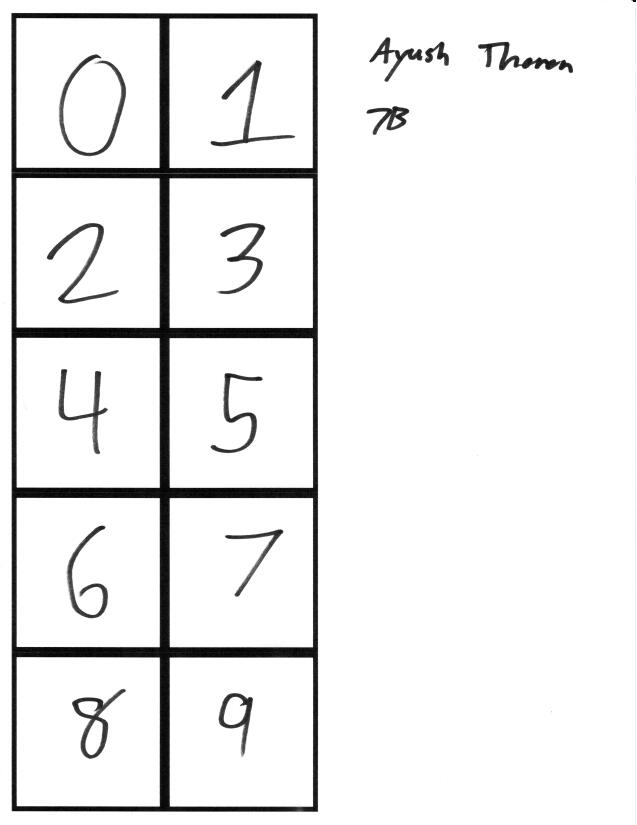
#> input picture Samples/HWSAMP.jpg, 637 x 825 px; its folder holds only this picture in this run
$ python read_digits.py
#> lines starting #> are read from the running program, lines starting #| are printed output that depends on the picture
#Library for processing images
import imageio
#Library for scaling images
from skimage.transform import resize
#Library for processing the numbers
import numpy as np
#Library to show the images
from matplotlib import pyplot as plt
#Library to get all the images in the folder
import os

import random

path = "./Samples"
files = os.listdir(path)

#Import the images
ims=[]

#Add each file to a list of images
for file in files:
    ims.append(imageio.imread("./Samples/"+file))

#Test show the image
#plt.figure(i+1)
#plt.imshow(im, cmap = plt.get_cmap('gray'))
#plt.show()


def invert(im):
    for i in range(0,len(im[0])):
        for j in range(0,len(im[i])):
            im[i][j]=255-(255*im[i][j])
    return im

def crop(im,w,h,sx,sy):
    #Array to hold the cropped image
    cropped=[]
    #Crop the image in the y direction
    im=im[sy:sy+h]
    #Crop the image in the x direction
    for i in im: cropped.append(i[sx:sx+w])
    #Return the cropped image
    return cropped

def resizeNumbers(im):
    im=resize(np.asarray(im, dtype=np.uint8), (28,28))
    return im

#Function to get the numbers from 0-9 in a given image
#im = the image of the numbers 0-9
def getNumbers(im):
    #Variable to hold the images of the numbers 0-9 on the given image
    nums=[]

    #im = the image of the numbers 0-9, w = the width of the section, h = the height of the section, sx = the part where the section starts on the x axis, sy = the part where the section starts on the y axis

    #Get the number 0
    temp=crop(im, 135, 145, 18, 20)
    temp = resizeNumbers(temp)
    nums.append(invert(temp))

    #Get the number 1
    temp=crop(im, 135, 145, 170, 20)
    temp = resizeNumbers(temp)
    nums.append(invert(temp))

    #Get the number 2
    temp=crop(im, 135, 145, 18, 180)
    temp = resizeNumbers(temp)
    nums.append(invert(temp))

    #Get the number 3
    temp=crop(im, 135, 145, 170, 180)
    temp = resizeNumbers(temp)
    nums.append(invert(temp))

    #Get the number 4
    temp=crop(im, 135, 145, 18, 340)
    temp = resizeNumbers(temp)
    nums.append(invert(temp))

    #Get the number 5
    temp=crop(im, 135, 145, 170, 340)
    temp = resizeNumbers(temp)
    nums.append(invert(temp))

    #Get the number 6
    temp=crop(im, 135, 145, 18, 500)
    temp = resizeNumbers(temp)
    nums.append(invert(temp))

    #Get the number 7
    temp=crop(im, 135, 145, 170, 500)
    temp = resizeNumbers(temp)
    nums.append(invert(temp))

    #Get the number 8
    temp=crop(im, 135, 145, 18, 660)
    temp = resizeNumbers(temp)
    nums.append(invert(temp))

    #Get the number 9
    temp=crop(im, 135, 145, 170, 660)
    temp = resizeNumbers(temp)
    nums.append(invert(temp))

    #Return the numbers 0-9 in the given image
    return nums


def prepareImage(im):
    gotten=getNumbers(im)
    nums=[]
    for i in gotten:
        num=resizeNumbers(gotten[i])
        num=invert(num)
        nums.append(num)
    return nums


def showOneInNum(n):
    imNum=0
    for im in ims:
        digits = getNumbers(im)
        for i in range(0, 10):

            willPrint=random.randint(1,n)

            if willPrint==1:
                plt.figure((imNum*10)+(i+1))
                #Prepare the image
                plt.imshow(digits[i], cmap = plt.get_cmap('gray'))
                #Show the image
                plt.show()
        imNum+=1

#showOneInNum(10)

imNum=0
for im in ims:
#    digits = getNumbers(im)
    for i in range(0, 10):
#        plt.figure((imNum*10)+(i+1))
        #Prepare the image
#        plt.imshow(digits[i], cmap = plt.get_cmap('gray'))
        #Show the image
#        plt.show()
        pass
    imNum+=1
#> this loop made 1 pass
#> imNum on pass 1: 1
#> after the loop, imNum = 1


def getAllNums():
    allNums=[]
    for im in ims:
        tmp=getNumbers(im)
        for i in tmp:
            allNums.append(i)
#> this loop made 1 pass
#> pass 1, in crop, `im=im[sy:sy+h]`:
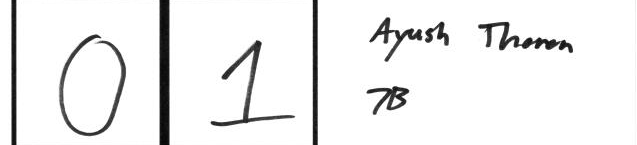
#> im: shape (145, 637); min 0, max 255, mean 238.8
#> pass 1, in resizeNumbers, `im=resize(np.asarray(im, dtype=np.uint8), (28,28))`:
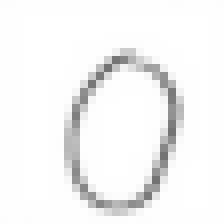
#> im: shape (28, 28) float64 (shown 8 times larger); min 0.45, max 1, mean 0.96
#> pass 1, in resizeNumbers (call 2), `im=resize(np.asarray(im, dtype=np.uint8), (28,28))`:
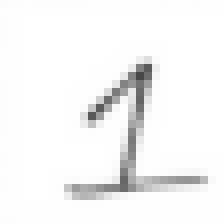
#> im: shape (28, 28) float64 (shown 8 times larger); min 0.282, max 1, mean 0.962
#> pass 1, in crop (call 3), `im=im[sy:sy+h]`:
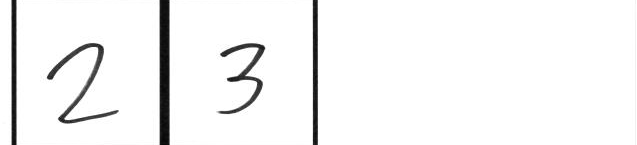
#> im: shape (145, 637); min 6, max 255, mean 244.1
#> after the loop, allNums = 10 items
    return allNums

def prepareForMnistConvnet():
    #List to hold all of the images
    im_x=[]
    im_y=[]
    #List to hold the images' "values"
    im_y_element=[0,1,2,3,4,5,6,7,8,9]

    #List to hold all of the images
    im_x=getAllNums()
#> im_x = 10 items

    for i in range(len(im_x)//10):
        #Add the image's "value" to im_y
        im_y.extend(im_y_element)
#> after the loop, im_y = [0, 1, 2, 3, 4, 5, 6, 7, 8, 9]

    #Returns in following format:
    #[im_x, im_y]
    return im_x, im_y

x_train, y_train = prepareForMnistConvnet()
#> x_train = 10 items; y_train = [0, 1, 2, 3, 4, 5, 6, 7, 8, 9]

x_train=np.asarray(x_train)
y_train=np.asarray(y_train)


# [21 lines of commented-out code are left out]

$ run again, on Samples/HWSAMP0004.jpg
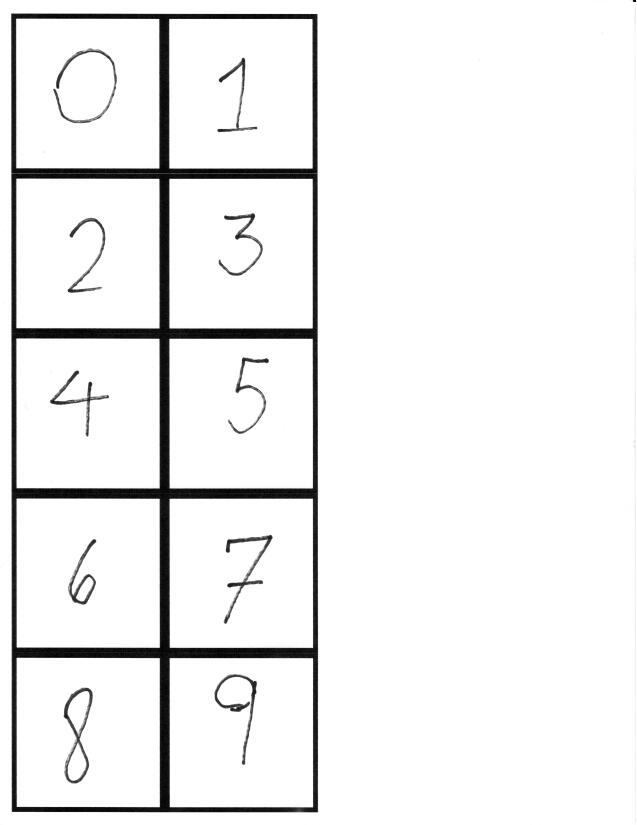
#> input picture Samples/HWSAMP0004.jpg, 637 x 825 px
#> the loop `for im in ims:` made 1 pass
#> imNum on pass 1: 1
#> after the loop `for im in ims:`: imNum = 1
#> the loop in getAllNums, `for im in ims:` made 1 pass
#> pass 1, in resizeNumbers, `im=resize(np.asarray(im, dtype=np.uint8), (28,28))`:
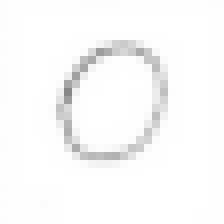
#> im: shape (28, 28) float64 (shown 8 times larger); min 0.53, max 1, mean 0.981
#> pass 1, in crop (call 3), `im=im[sy:sy+h]`:
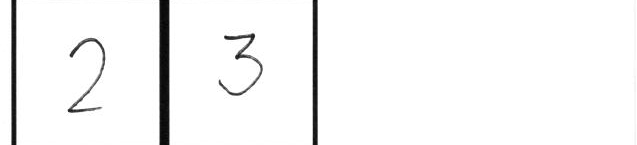
#> im: shape (145, 637); min 4, max 255, mean 246
#> after the loop in getAllNums, `for im in ims:`: allNums = 10 items
#> the loop in prepareForMnistConvnet, `for i in range(len(im_x)//10): #Add the image's "value" to im_y` made 1 pass
#> after the loop in prepareForMnistConvnet, `for i in range(len(im_x)//10):`: im_y = [0, 1, 2, 3, 4, 5, 6, 7, 8, 9]
#> x_train = 10 items; y_train = [0, 1, 2, 3, 4, 5, 6, 7, 8, 9]

$ run again, on Samples/HWSAMP0005.jpg
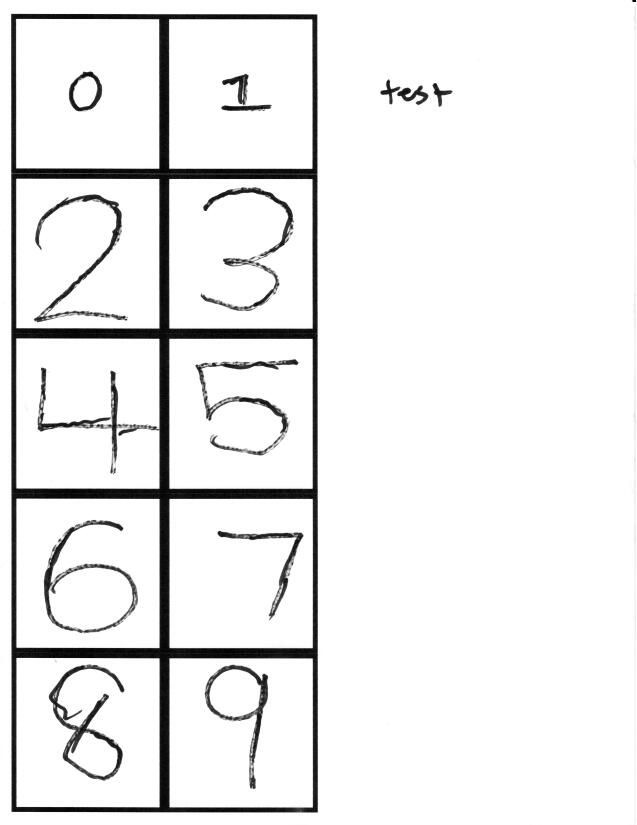
#> input picture Samples/HWSAMP0005.jpg, 637 x 825 px
#> the loop `for im in ims:` made 1 pass
#> imNum on pass 1: 1
#> after the loop `for im in ims:`: imNum = 1
#> the loop in getAllNums, `for im in ims:` made 1 pass
#> pass 1, in resizeNumbers, `im=resize(np.asarray(im, dtype=np.uint8), (28,28))`:
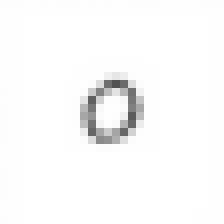
#> im: shape (28, 28) float64 (shown 8 times larger); min 0.324, max 1, mean 0.98
#> pass 1, in crop (call 3), `im=im[sy:sy+h]`:
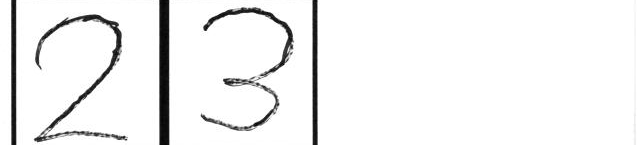
#> im: shape (145, 637); min 0, max 255, mean 241.4
#> after the loop in getAllNums, `for im in ims:`: allNums = 10 items
#> the loop in prepareForMnistConvnet, `for i in range(len(im_x)//10): #Add the image's "value" to im_y` made 1 pass
#> after the loop in prepareForMnistConvnet, `for i in range(len(im_x)//10):`: im_y = [0, 1, 2, 3, 4, 5, 6, 7, 8, 9]
#> x_train = 10 items; y_train = [0, 1, 2, 3, 4, 5, 6, 7, 8, 9]
